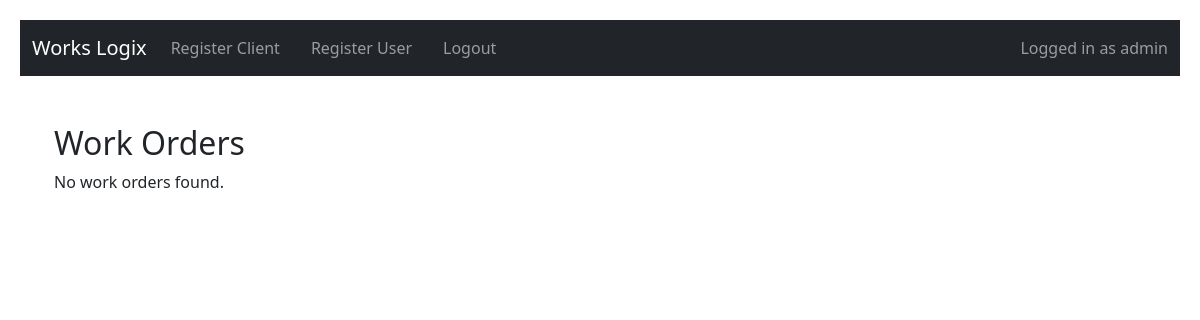
The page /home (signed in) on the database as committed earlier.
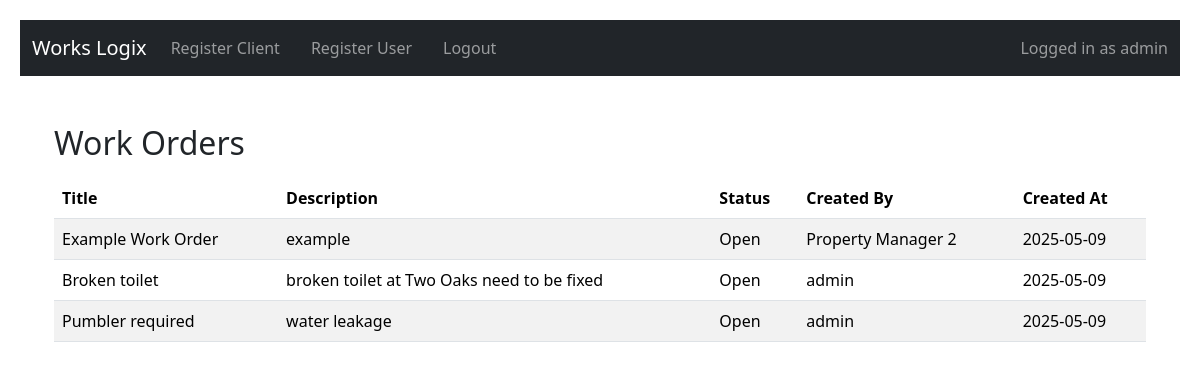
The same page on the database as committed later.
### app/models.py (models this page shows, shortened)
class User(UserMixin, db.Model):
    id = db.Column(db.Integer, primary_key=True)
    username = db.Column(db.String(64), nullable=False)
    email = db.Column(db.String(120), unique=True, nullable=False)
    password_hash = db.Column(db.String(128), nullable=False)
    role = db.Column(db.String(20), nullable=False)  # e.g., "admin", "manager", "contractor"

class WorkOrder(db.Model):
    id = db.Column(db.Integer, primary_key=True)
    title = db.Column(db.String(100), nullable=False)
    description = db.Column(db.Text, nullable=False)
    created_by = db.Column(db.String(100), nullable=False)
    status = db.Column(db.String(20), default='Open')
    created_at = db.Column(db.DateTime, default=datetime.utcnow)
    client_id = db.Column(db.Integer, db.ForeignKey('client.id'))
    contractor_id = db.Column(db.Integer, db.ForeignKey('contractor.id'))
    client = db.relationship('Client', backref='work_orders')
    contractor = db.relationship('Contractor', backref='assigned_orders')

### app/routes.py (the view)
@app.route('/home')
@login_required
def home():
    orders = WorkOrder.query.order_by(WorkOrder.created_at.desc()).all()
    return render_template('home.html', orders=orders)

### app/__init__.py (called while the page is built)
@login_manager.user_loader
def load_user(user_id):
    return User.query.get(int(user_id))

### app/templates/home.html
{% extends 'base.html' %}
{% block content %}
<div class="container mt-4">
    <h2>Work Orders</h2>
    {% if orders %}
        <table class="table table-striped mt-3">
            <thead>
                <tr>
                    <th>Title</th>
                    <th>Description</th>
                    <th>Status</th>
                    <th>Created By</th>
                    <th>Created At</th>
                </tr>
            </thead>
            <tbody>
                {% for order in orders %}
                <tr>
                    <td>{{ order.title }}</td>
                    <td>{{ order.description }}</td>
                    <td>{{ order.status }}</td>
                    <td>{{ order.created_by }}</td>
                    <td>{{ order.created_at.strftime('%Y-%m-%d') }}</td>
                </tr>
                {% endfor %}
            </tbody>
        </table>
    {% else %}
        <p>No work orders found.</p>
    {% endif %}
</div>
{% endblock %}

### app/templates/base.html (shortened to what this page needs)
<!DOCTYPE html>
<html lang="en">
<head>
  <link rel="stylesheet" href="{{ url_for('static', filename='css/style.css') }}">
  <link href="https://cdn.jsdelivr.net/npm/bootstrap@5.3.3/dist/css/bootstrap.min.css" rel="stylesheet">
</head>
<body>
  <nav class="navbar navbar-expand-lg navbar-dark bg-dark">
    <div class="container-fluid">
      <a class="navbar-brand" href="{{ url_for('home') }}">Works Logix</a>
      <div class="collapse navbar-collapse" id="navbarNav">
        <ul class="navbar-nav me-auto mb-2 mb-lg-0">
          {% if current_user.is_authenticated %}
            {% if current_user.role == 'admin' %}
              <li class="nav-item">
                <a class="nav-link" href="{{ url_for('register_client') }}">Register Client</a>
              </li>
              <li class="nav-item">
                <a class="nav-link" href="{{ url_for('register') }}">Register User</a>
              </li>
            {% elif current_user.role == 'contractor' %}
              <li class="nav-item">
                <a class="nav-link" href="{{ url_for('contractor_work_orders') }}">View Work Orders</a>
              </li>
            {% endif %}
          {% endif %}
          {% if current_user.is_authenticated %}
            <li class="nav-item">
              <a class="nav-link" href="{{ url_for('logout') }}">Logout</a>
            </li>
          {% endif %}
        </ul>
        {% if current_user.is_authenticated %}
          <span class="navbar-text ms-auto">
            Logged in as {{ current_user.username }}
          </span>
        {% endif %}
      </div>
    </div>
  </nav>
  {% if current_user.is_authenticated %}
  <p class="text-end text-white me-3">Logged in as {{ current_user.username }} ({{ current_user.role }})</p>
  {% endif %}
  <div class="container">
    {% block content %}{% endblock %}
  </div>
</body>
</html>

### app/static/css/style.css (style rules this page uses)
body { font-family: Arial, sans-serif; padding: 20px; background-color: #f6f6f6; }
nav a { margin-right: 15px; text-decoration: none; }
.container { margin-top: 20px; }

Rows that differ between the two databases and show on the page:
added WorkOrder: title "Example Work Order", description "example", status "Open", created_by "Property Manager 2", created_at "2025-05-09"
added WorkOrder: title "Broken toilet", description "broken toilet at Two Oaks need to be fixed", status "Open", created_by "admin", created_at "2025-05-09"
added WorkOrder: title "Pumbler required", description "water leakage", status "Open", created_by "admin", created_at "2025-05-09"
Other text that changed with them:
text no longer shown: "No work orders found."
text now shown: "Title Description Status Created By Created At"
